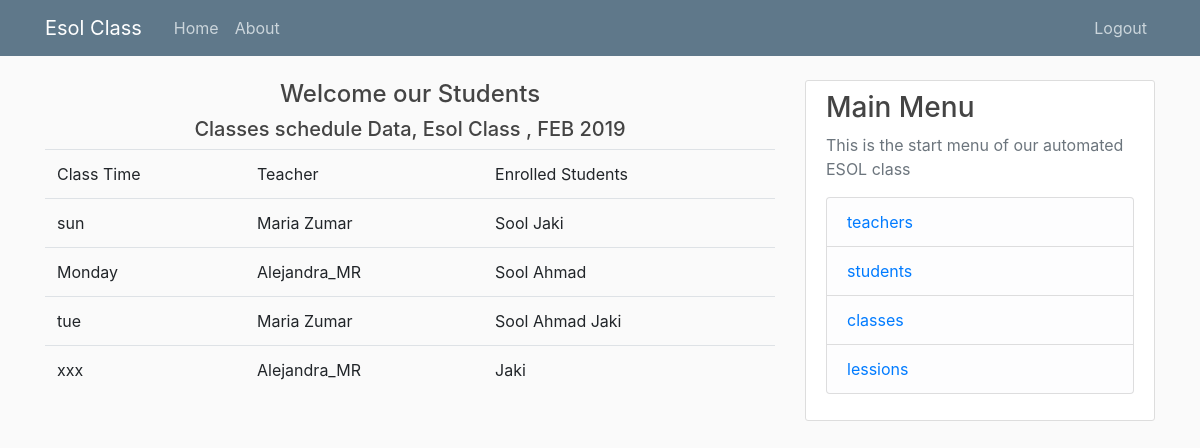
Screenshot of /cl/scedule/ (signed in) with the database file from the repository.
### classes/models.py (models this page shows, shortened)
class eng_classes (models.Model,):
    class_time = models.CharField( max_length = 250)
    class_teacher = models.ForeignKey(teacher, on_delete = models.CASCADE)
    students_enrolled= models.ManyToManyField(students, related_name='participants')

### teacher/models.py (models this page shows)
class teacher(models.Model):
    teacher_name = models.CharField(max_length=100)
    class_name = models.CharField(max_length=100)
    teacher_email = models.EmailField(max_length=70)
    def __str__(self):
        return '%s' %self.teacher_name

### students/models.py (models this page shows, shortened)
class students(models.Model):
    first_name = models.CharField(max_length=250)
    last_name = models.CharField(max_length=250)
    first_language=models.CharField(max_length=250)
    email= models.EmailField(max_length=70)
    class_type = models.CharField(max_length=250)

### classes/views.py (the view)
# urls.py: path('scedule/', views.scedule, name='classes-scedule')
@login_required
def scedule (request):
    context= {
        'clax': eng_classes.objects.all(),
    }
    return render(request, 'classes/classes_scedule.html', context)

### classes/templates/classes/classes_scedule.html
{% extends 'teacher/base.html' %}
{% block content %}
<div>
    <h4 align="center" > Welcome our Students </h4>
    <h5 align="center"> Classes schedule Data, Esol Class , FEB 2019</h5>
</div>
<div>
    <table class="table" width="700x" >
        <tr>
            <td> Class Time </td>
            <td> Teacher </td>
            <td> Enrolled Students </td>
        </tr>
        {% for class in clax %}
            <tr>
                <td> {{ class.class_time }} </td>
                <td> {{ class.class_teacher }} </td>
                <td> {% for i in  class.students_enrolled.all %} {{ i.first_name }}  {% endfor %} </td>
            </tr>
        {% endfor %}
    </table>
</div>
{% endblock %}

### teacher/static/teacher/main.css (style rules this page uses)
body { background: #fafafa; color: #333333; margin-top: 5rem; }
h1, h2, h3, h4, h5, h6 { color: #444444; }

### rows the page displays
eng_classes: class_time "sun", class_teacher "Maria Zumar"
students: first_name "Sool"
students: first_name "Jaki"
eng_classes: class_time "Monday", class_teacher "Alejandra_MR"
students: first_name "Ahmad"
eng_classes: class_time "tue", class_teacher "Maria Zumar"
eng_classes: class_time "xxx", class_teacher "Alejandra_MR"
